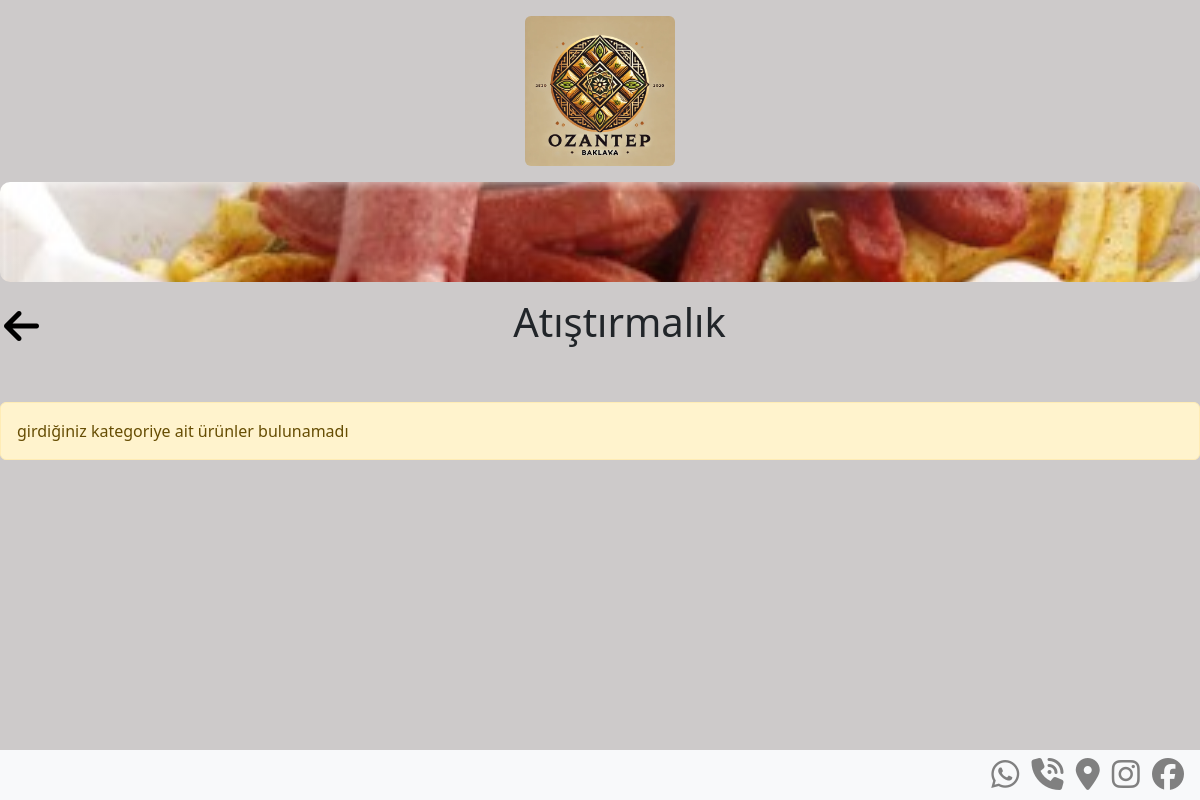
/category/atistirmalik, run on the app's committed database.
### pages/models.py (models this page shows, shortened)
class Category(models.Model):
    name = models.CharField(max_length=100)
    slug = models.SlugField(default="",blank=True,null=False,db_index=True, max_length=50,)
    isActive = models.BooleanField(default=False)
    image = models.ImageField(upload_to="images",default="")

### pages/views.py (the view)
# urls.py: path('category/<slug:slug>',views.getProductByCategory,name="products_by_category"),
def getProductByCategory(request, slug):
    try:
        products = Product.objects.filter(category__slug=slug)
        category = Category.objects.get(slug=slug)
        if not products.exists():  # Check if the queryset is empty
            return render(request, 'pages/non-category.html',{
                "category":category
            })
        return render(request, 'pages/detail.html', {
            'products': products,
            'category': category
        })
    except Category.DoesNotExist:
        return render(request, 'pages/non-category.html')

### pages/templates/pages/non-category.html (shortened to what this page needs)
{% extends "layout.html" %}
{% load static %}
{% block style_css %}
<link rel="stylesheet" href="{% static 'pages/css/style.css' %}">
{% endblock style_css %}
{% block search_nabvar %}
{% load static %}
<nav >
    <div class="display-flex justify-content-center align-items-center mt-3 ">
        <img class="img-fluid rounded" src="{% static 'img/logo2.jpg' %}" style="width: 150px; height: auto;" >
    </div>
</nav> {% endblock search_nabvar %}
{% block content %}
<div style="width:100%; height:100px; border-radius:10px; margin-top:1rem; background-image:linear-gradient(180deg, rgba(255,255,255,0.5) 0%, rgba(255,255,255,0.10) 10%, rgba(255,255,255,0) 100%), url({{category.image.url}}); background-size:cover; background-repeat:no-repeat; background-position:center center;"></div>
<div style="display:flex; align-items:center; justify-content:space-between; mb-5" class="mt-3">
  <div>
    <a href="{% url 'index_lage' %}" style="color:black;">
      <i class="fa-solid fa-arrow-left ms-1 fs-1"></i>
    </a>
  </div>
  <div style="flex-grow:1; text-align:center;">
    <h1>{{ category.name }}</h1>
  </div>
</div>
  <div class="alert alert-warning mt-5">
    girdiğiniz kategoriye ait ürünler bulunamadı
  </div>
{% endblock content %}

### static/css/style.css (style rules this page uses)
body { background-color: #cdcaca; }
.display-flex { display: flex; }
.justify-content-center { justify-content: center; }
.align-items-center { align-items: center; }

### pages/static/pages/css/style.css (style rules this page uses)
.display-flex { display: flex; justify-content: center; align-items: center; flex-wrap: wrap; }
body { background-color: #cdcaca; }
.display-flex { display: flex; }
.justify-content-center { justify-content: center; }
.align-items-center { align-items: center; }

### data on the page
Category: image (picture), name "Atıştırmalık"
